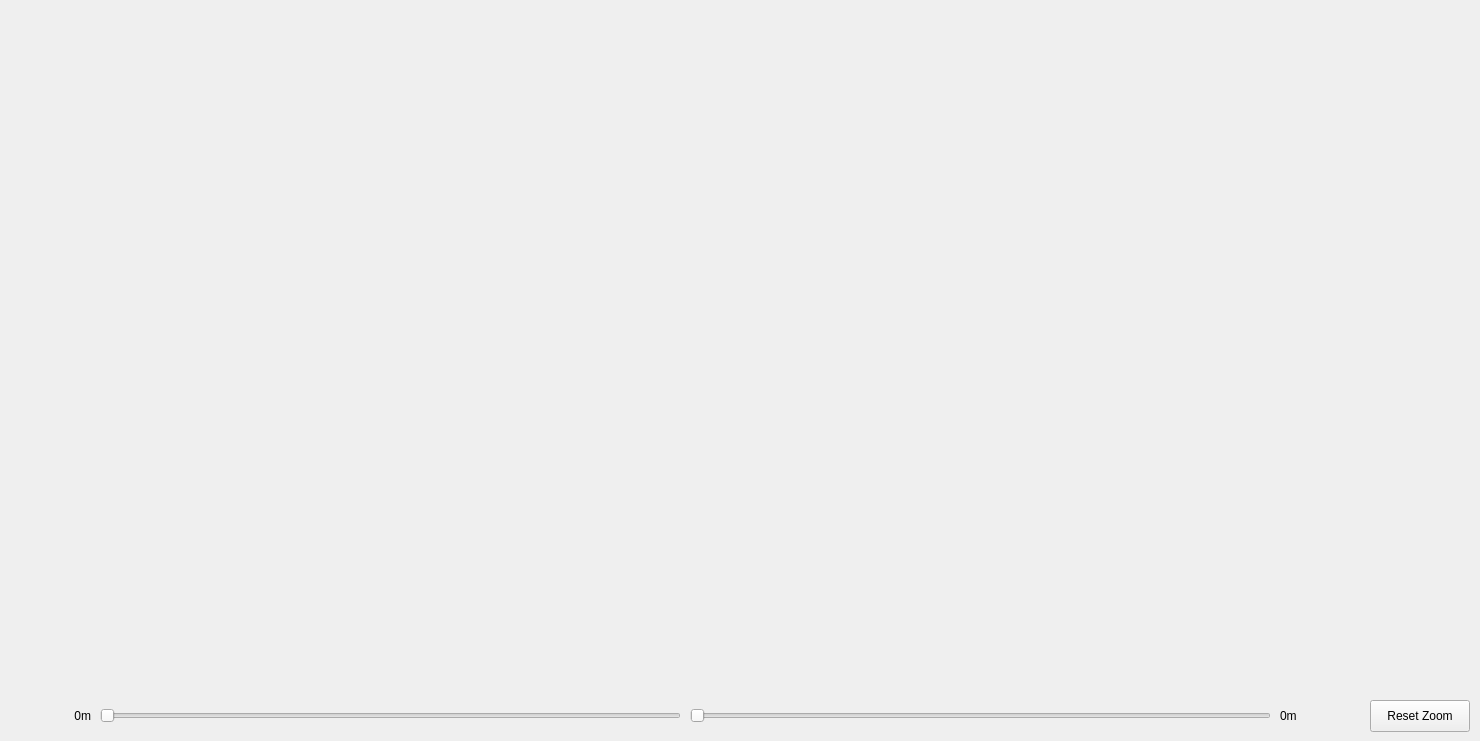
    <widget class="QWidget" name="telemetryTab">
     <attribute name="title">
      <string>Telemetry</string>
     </attribute>
     <widget class="QWidget" name="verticalLayoutWidget_5">
      <property name="geometry">
       <rect>
        <x>10</x>
        <y>10</y>
        <width>1461</width>
        <height>681</height>
       </rect>
      </property>
      <layout class="QVBoxLayout" name="verticalLayout_6">
       <item>
        <widget class="QCustomPlot" name="pltSpeed" native="true">
         <property name="autoFillBackground">
          <bool>false</bool>
         </property>
        </widget>
       </item>
       <item>
        <widget class="QCustomPlot" name="pltThrottle" native="true"/>
       </item>
       <item>
        <widget class="QCustomPlot" name="pltBrake" native="true"/>
       </item>
       <item>
        <widget class="QCustomPlot" name="pltRPM" native="true"/>
       </item>
       <item>
        <widget class="QCustomPlot" name="pltGear" native="true"/>
       </item>
       <item>
        <widget class="QCustomPlot" name="pltSteering" native="true"/>
       </item>
      </layout>
     </widget>
     <widget class="QSlider" name="sldTelemetryStartZoom">
      <property name="geometry">
       <rect>
        <x>100</x>
        <y>700</y>
        <width>581</width>
        <height>31</height>
       </rect>
      </property>
      <property name="orientation">
       <enum>Qt::Horizontal</enum>
      </property>
     </widget>
     <widget class="QSlider" name="sldTelemetryEndZoom">
      <property name="geometry">
       <rect>
        <x>690</x>
        <y>700</y>
        <width>581</width>
        <height>31</height>
       </rect>
      </property>
      <property name="layoutDirection">
       <enum>Qt::LeftToRight</enum>
      </property>
      <property name="orientation">
       <enum>Qt::Horizontal</enum>
      </property>
     </widget>
     <widget class="QLabel" name="lblTelemetryStartZoom">
      <property name="geometry">
       <rect>
        <x>10</x>
        <y>700</y>
        <width>81</width>
        <height>31</height>
       </rect>
      </property>
      <property name="text">
       <string>0m</string>
      </property>
      <property name="alignment">
       <set>Qt::AlignRight|Qt::AlignTrailing|Qt::AlignVCenter</set>
      </property>
     </widget>
     <widget class="QLabel" name="lblTelemetryEndZoom">
      <property name="geometry">
       <rect>
        <x>1280</x>
        <y>700</y>
        <width>81</width>
        <height>31</height>
       </rect>
      </property>
      <property name="text">
       <string>0m</string>
      </property>
     </widget>
     <widget class="QPushButton" name="btnResetZoom">
      <property name="geometry">
       <rect>
        <x>1370</x>
        <y>700</y>
        <width>100</width>
        <height>32</height>
       </rect>
      </property>
      <property name="text">
       <string>Reset Zoom</string>
      </property>
     </widget>
    </widget>
